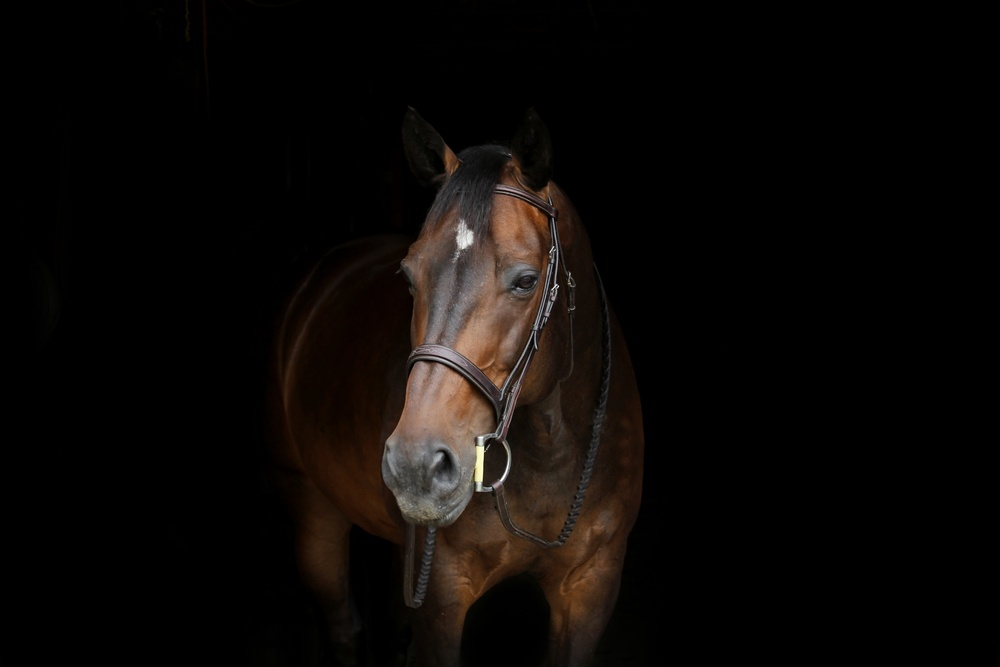
#> input picture DATA/horse.jpg, 1000 x 667 px, shrunk from 2700 x 1800 before the run
$ python histrogram.py
#> lines starting #> are read from the running program, lines starting #| are printed output that depends on the picture
import cv2
import numpy as np


img = cv2.imread('../DATA/horse.jpg')
#> img is the input picture: shape (667, 1000, 3); mean B, G, R 6.9, 8.9, 12
img2 = cv2.imread('../DATA/rainbow.jpg')
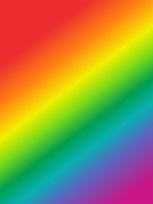
#> input picture DATA/rainbow.jpg, 153 x 204 px, shrunk from 413 x 550 before the run
#> img2 is the input picture: shape (204, 153, 3); mean B, G, R 72.8, 142.3, 152.3
img3 = cv2.imread('../DATA/bricks.jpg')
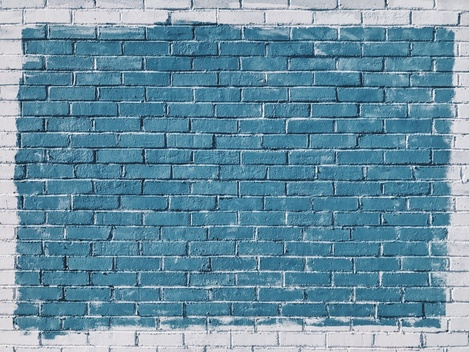
#> input picture DATA/bricks.jpg, 469 x 352 px, shrunk from 1267 x 950 before the run
#> img3 is the input picture: shape (352, 469, 3); mean B, G, R 163.5, 144, 105


cv2.imwrite('img.jpg', img)
cv2.imwrite('img2.jpg', img2)
cv2.imwrite('img3.jpg', img3)
